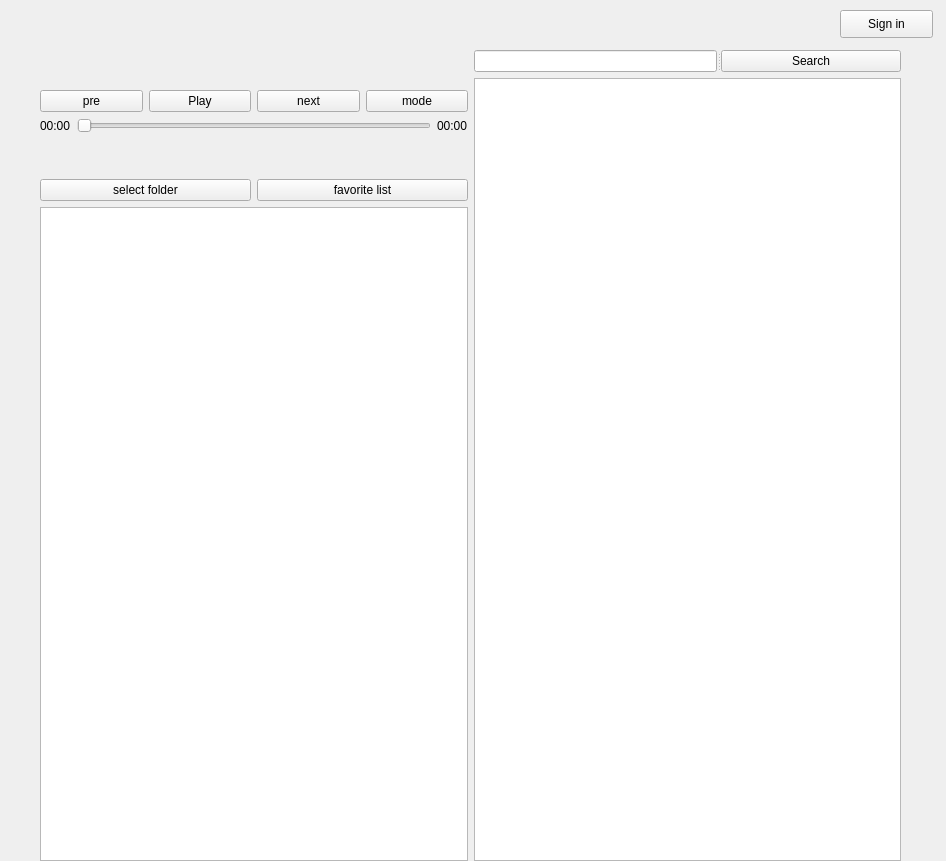
<?xml version="1.0" encoding="UTF-8"?>
<ui version="4.0">
 <class>Form</class>
 <widget class="QWidget" name="Form">
  <property name="geometry">
   <rect>
    <x>0</x>
    <y>0</y>
    <width>946</width>
    <height>861</height>
   </rect>
  </property>
  <property name="windowTitle">
   <string>Form</string>
  </property>
  <widget class="QPushButton" name="signin_btn">
   <property name="geometry">
    <rect>
     <x>840</x>
     <y>10</y>
     <width>93</width>
     <height>28</height>
    </rect>
   </property>
   <property name="text">
    <string>Sign in</string>
   </property>
  </widget>
  <widget class="QWidget" name="layoutWidget">
   <property name="geometry">
    <rect>
     <x>40</x>
     <y>50</y>
     <width>861</width>
     <height>811</height>
    </rect>
   </property>
   <layout class="QGridLayout" name="gridLayout">
    <item row="0" column="0">
     <layout class="QVBoxLayout" name="verticalLayout">
      <item>
       <spacer name="verticalSpacer">
        <property name="orientation">
         <enum>Qt::Vertical</enum>
        </property>
        <property name="sizeType">
         <enum>QSizePolicy::Preferred</enum>
        </property>
        <property name="sizeHint" stdset="0">
         <size>
          <width>20</width>
          <height>40</height>
         </size>
        </property>
       </spacer>
      </item>
      <item>
       <layout class="QHBoxLayout" name="horizontalLayout">
        <item>
         <widget class="QPushButton" name="pre_btn">
          <property name="text">
           <string>pre</string>
          </property>
         </widget>
        </item>
        <item>
         <widget class="QPushButton" name="play_btn">
          <property name="text">
           <string>Play</string>
          </property>
         </widget>
        </item>
        <item>
         <widget class="QPushButton" name="next_btn">
          <property name="text">
           <string>next</string>
          </property>
         </widget>
        </item>
        <item>
         <widget class="QPushButton" name="mode_btn">
          <property name="text">
           <string>mode</string>
          </property>
         </widget>
        </item>
       </layout>
      </item>
      <item>
       <layout class="QHBoxLayout" name="horizontalLayout_3">
        <item>
         <widget class="QLabel" name="label">
          <property name="text">
           <string>00:00</string>
          </property>
         </widget>
        </item>
        <item>
         <widget class="QSlider" name="horizontalSlider">
          <property name="orientation">
           <enum>Qt::Horizontal</enum>
          </property>
         </widget>
        </item>
        <item>
         <widget class="QLabel" name="label_2">
          <property name="text">
           <string>00:00</string>
          </property>
         </widget>
        </item>
       </layout>
      </item>
      <item>
       <spacer name="verticalSpacer_2">
        <property name="orientation">
         <enum>Qt::Vertical</enum>
        </property>
        <property name="sizeType">
         <enum>QSizePolicy::Preferred</enum>
        </property>
        <property name="sizeHint" stdset="0">
         <size>
          <width>20</width>
          <height>40</height>
         </size>
        </property>
       </spacer>
      </item>
      <item>
       <layout class="QHBoxLayout" name="horizontalLayout_4">
        <item>
         <widget class="QPushButton" name="select_folder">
          <property name="text">
           <string>select folder</string>
          </property>
         </widget>
        </item>
        <item>
         <widget class="QPushButton" name="favorite_list">
          <property name="text">
           <string>favorite list</string>
          </property>
         </widget>
        </item>
       </layout>
      </item>
      <item>
       <widget class="QListWidget" name="music_list"/>
      </item>
     </layout>
    </item>
    <item row="0" column="1">
     <layout class="QVBoxLayout" name="verticalLayout_2">
      <item>
       <widget class="QSplitter" name="splitter">
        <property name="orientation">
         <enum>Qt::Horizontal</enum>
        </property>
        <widget class="QLineEdit" name="search_bar">
         <property name="toolTip">
          <string>&lt;html&gt;&lt;head/&gt;&lt;body&gt;&lt;p&gt;Seach song from our library&lt;/p&gt;&lt;/body&gt;&lt;/html&gt;</string>
         </property>
         <property name="text">
          <string/>
         </property>
        </widget>
        <widget class="QPushButton" name="search_btn">
         <property name="text">
          <string>Search</string>
         </property>
        </widget>
       </widget>
      </item>
      <item>
       <widget class="QListWidget" name="search_list"/>
      </item>
      <item>
       <layout class="QHBoxLayout" name="horizontalLayout_2"/>
      </item>
     </layout>
    </item>
   </layout>
  </widget>
 </widget>
 <resources/>
 <connections/>
</ui>
